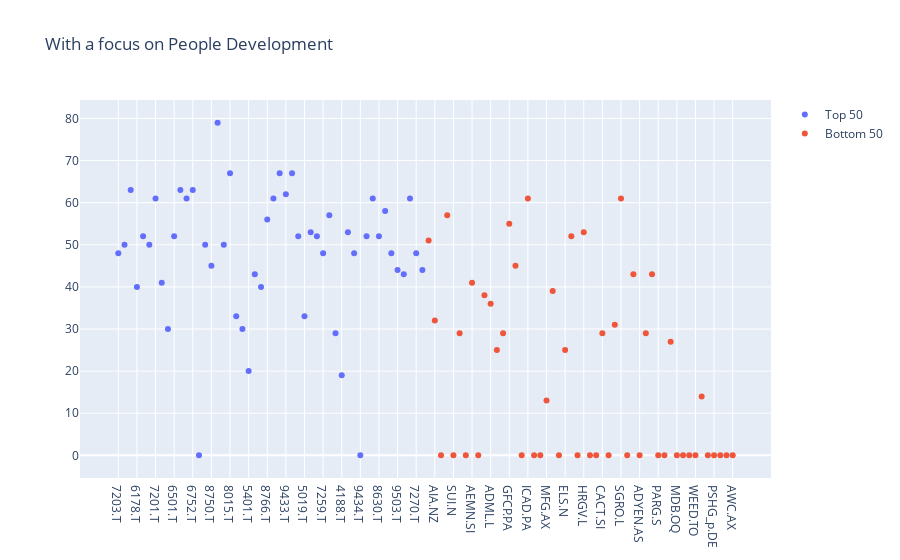

Notebook code cell kept with this figure:
### Code cell
plots = [go.Scatter(x=top50['RIC'], y=top50['TRDIR People Development Score'], mode='markers', name='Top 50'), 
         go.Scatter(x=bot50['RIC'], y=bot50['TRDIR People Development Score'], mode='markers', name='Bottom 50')]
fig = go.Figure(data=plots)
fig.update_layout(title='With a focus on People Development')
fig.show()

### Figure 1 — Plotly figure (JSON) as saved in the notebook; plotly's stock layout.template omitted (floating-point values rounded to 4 significant figures)
{"data": [{"mode": "markers", "name": "Top 50", "type": "scatter", "x": ["7203.T", "8058.T", "7267.T", "6178.T", "9432.T", "8001.T", "7201.T", "5020.T", "9984.T", "6501.T", "6758.T", "8267.T", "6752.T", "7181.T", "8002.T", "8750.T", "8031.T", "3382.T", "8015.T", "8306.T", "9501.T", "5401.T", "8316.T", "8725.T", "8766.T", "6902.T", "8053.T", "9433.T", "9437.T", "6503.T", "5019.T", "1925.T", "7011.T", "7259.T", "6702.T", "8411.T", "4188.T", "5411.T", "7269.T", "9434.T", "6502.T", "5108.T", "8630.T", "7751.T", "7261.T", "9503.T", "7459.T", "5802.T", "7270.T", "9502.T"], "y": [48, 50, 63, 40, 52, 50, 61, 41, 30, 52, 63, 61, 63, 0, 50, 45, 79, 50, 67, 33, 30, 20, 43, 40, 56, 61, 67, 62, 67, 52, 33, 53, 52, 48, 57, 29, 19, 53, 48, 0, 52, 61, 52, 58, 48, 44, 43, 61, 48, 44]}, {"mode": "markers", "name": "Bottom 50", "type": "scatter", "x": ["FCR_u.TO", "AIA.NZ", "ROKU.OQ", "PAYC.N", "SUI.N", "GWRE.N", "DOCU.OQ", "AEMN.SI", "AGNC.OQ", "CAR_u.TO", "ADML.L", "NNN.N", "DHER.DE", "GFCP.PA", "FBK.MI", "FNV.TO", "ICAD.PA", "WIX.OQ", "IONS.OQ", "MFG.AX", "BLND.L", "PODD.OQ", "ELS.N", "CVO.PA", "MKTX.OQ", "HRGV.L", "MACT.SI", "CYBR.OQ", "CACT.SI", "OKTA.OQ", "RYM.NZ", "SGRO.L", "SUNT.SI", "AUTOA.L", "ADYEN.AS", "WTC.AX", "GLPG.AS", "PARG.S", "SRPT.OQ", "PSK.TO", "MDB.OQ", "ACB.TO", "TKWY.AS", "WEED.TO", "ALNY.OQ", "BGNE.OQ", "PSHG_p.DE", "CRON.TO", "LBRDK.OQ", "AWC.AX"], "y": [51, 32, 0, 57, 0, 29, 0, 41, 0, 38, 36, 25, 29, 55, 45, 0, 61, 0, 0, 13, 39, 0, 25, 52, 0, 53, 0, 0, 29, 0, 31, 61, 0, 43, 0, 29, 43, 0, 0, 27, 0, 0, 0, 0, 14, 0, 0, 0, 0, 0]}], "layout": {"title": {"text": "With a focus on People Development"}}}
